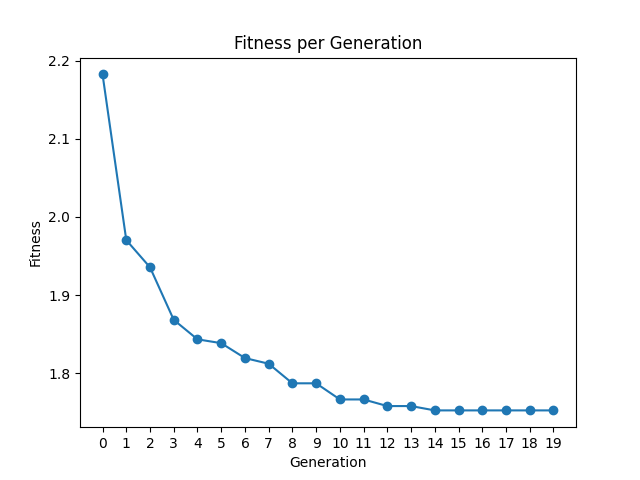

Python code for this plot:
import pandas as pd
import matplotlib.pyplot as plt

df = pd.read_csv('fitness_info.csv')

generation = df['generation']
fitness = df['fitness']


plt.plot(generation, fitness, marker='o')

plt.xlabel('Generation')
plt.ylabel('Fitness')
plt.title('Fitness per Generation')

plt.xticks(range(min(generation), max(generation)+1, 1))
plt.savefig('fitness_plot.png')

plt.show()